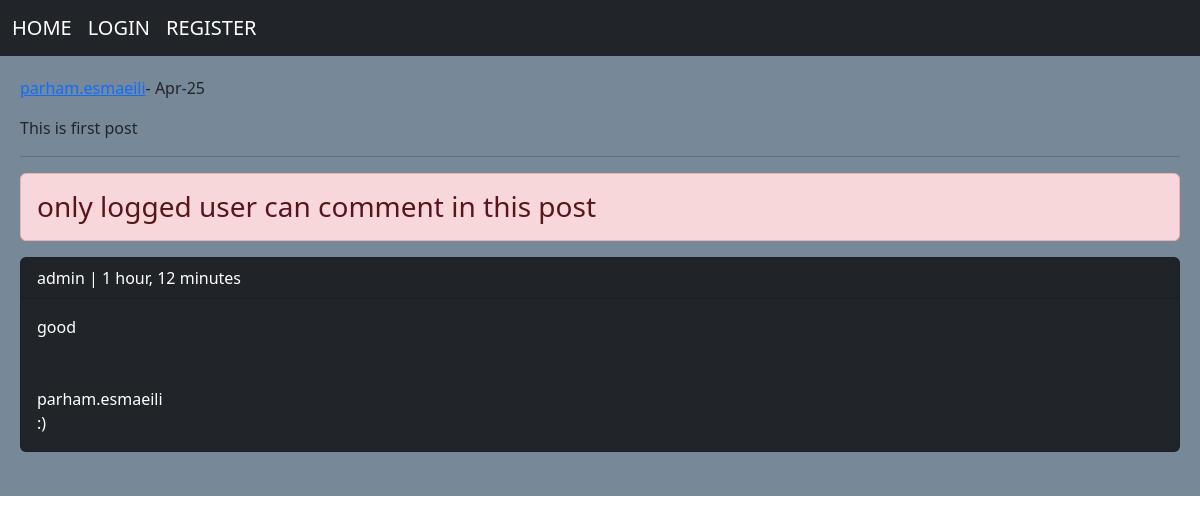
Page /post/3/this-is-first/ on the committed database.
### home/models.py (models this page shows, shortened)
class Post(models.Model):
    user = models.ForeignKey(User, on_delete=models.CASCADE, related_name='posts')
    title = models.CharField(max_length=20, default='empty')
    body = models.TextField()
    slug = models.SlugField(unique=True)
    created = models.DateTimeField(auto_now_add=True)
    updated = models.DateTimeField(auto_now=True)
    class Meta:
        ordering = ('-created',)

class Comment(models.Model):
    user = models.ForeignKey(User, on_delete=models.CASCADE, related_name='user_comments')
    post = models.ForeignKey(Post, on_delete=models.CASCADE, related_name='post_comments')
    reply = models.ForeignKey('self', on_delete=models.CASCADE, related_name='reply_comments', null=True, blank=True)
    is_reply = models.BooleanField(default=False)
    body = models.TextField(max_length=100)
    created = models.DateTimeField(auto_now_add=True)

### home/views.py (the view, shortened to what this page needs)
# urls.py: path('post/<int:post_id>/<slug:post_slug>/', views.PostDetailView.as_view(), name='post_detail'),
class PostDetailView(View):
    form_class = CommentCreateForm
    form_class_reply = CommentReplyForm
    def setup(self, request, *args, **kwargs):
        self.post_instance = get_object_or_404(Post, pk=kwargs['post_id'], slug=kwargs['post_slug'])
        return super().setup(request, *args, **kwargs)
    def get(self, request, *args, **kwargs):
        comments = self.post_instance.post_comments.filter(is_reply=False)
        return render(request, 'home/detail.html',
                      {'post': self.post_instance, 'comments': comments, 'form': self.form_class,
                       'reply_form': self.form_class_reply})

### home/templates/home/detail.html (shortened to what this page needs)
{% extends 'base.html' %}
{% block content %}
    <P><a href="{% url 'accounts:user_profile' post.user.id %}">{{ post.user.username }}</a>- {{ post.updated|date:"M-d" }}</P>
    <P>{{ post.body }}</P><hr>
    {% if request.user.is_authenticated %}
        <a href="{% url 'home:post_like' post.id %}" class="btn btn-primary">LIKE {{ post.like_counts }} </a>
        <form method="post"  action="">
            {% csrf_token %}
            {{ form.as_p }}
            <input type="submit" value="SEND">
        </form><br>
    {% else %}
        <h3 class="alert alert-danger">only logged user can comment in this post</h3>
    {% endif %}
    {% for comment in comments %}
        <div class="card bg-dark text-white">
            <p class="card-header">{{ comment.user }} | {{ comment.created|timesince }}</p>
            <p class="card-body">{{ comment.body }}</p>
            {% with replies=comment.reply_comments.all %}
            {% for reply in replies %}
                <P class="br-info p-2 m-2">{{ reply.user }}<br>{{ reply.body }}</P>
            {% endfor %}
            {% endwith %}
        </div><br>
        {% empty %}
            <p class="card bg-dark text-white">No Comments </p>
    {% endfor %}
{% endblock %}

### rows in the picture
Post: user.username "parham.esmaeili", updated "Apr-25", body "This is first post"
Comment: user "admin", created "1 hour, 12 minutes", body "good"
Comment: user "parham.esmaeili", body ":)"
